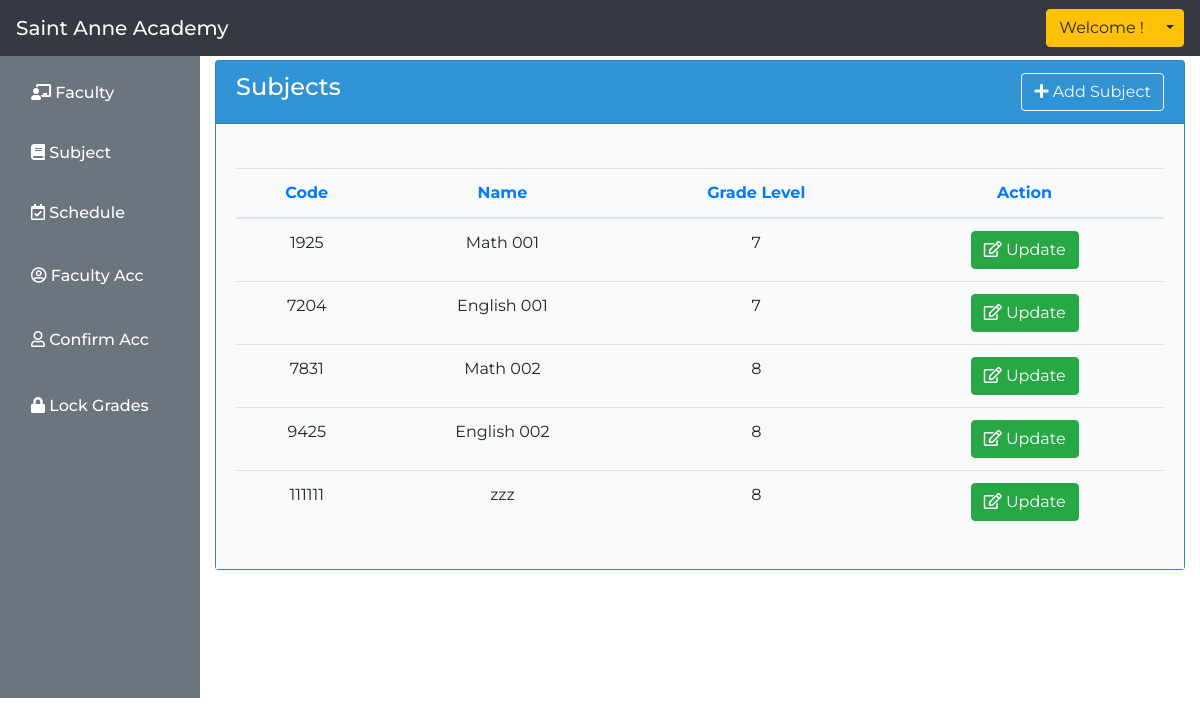
The page /admin/manage_subject.php on the database as committed earlier.
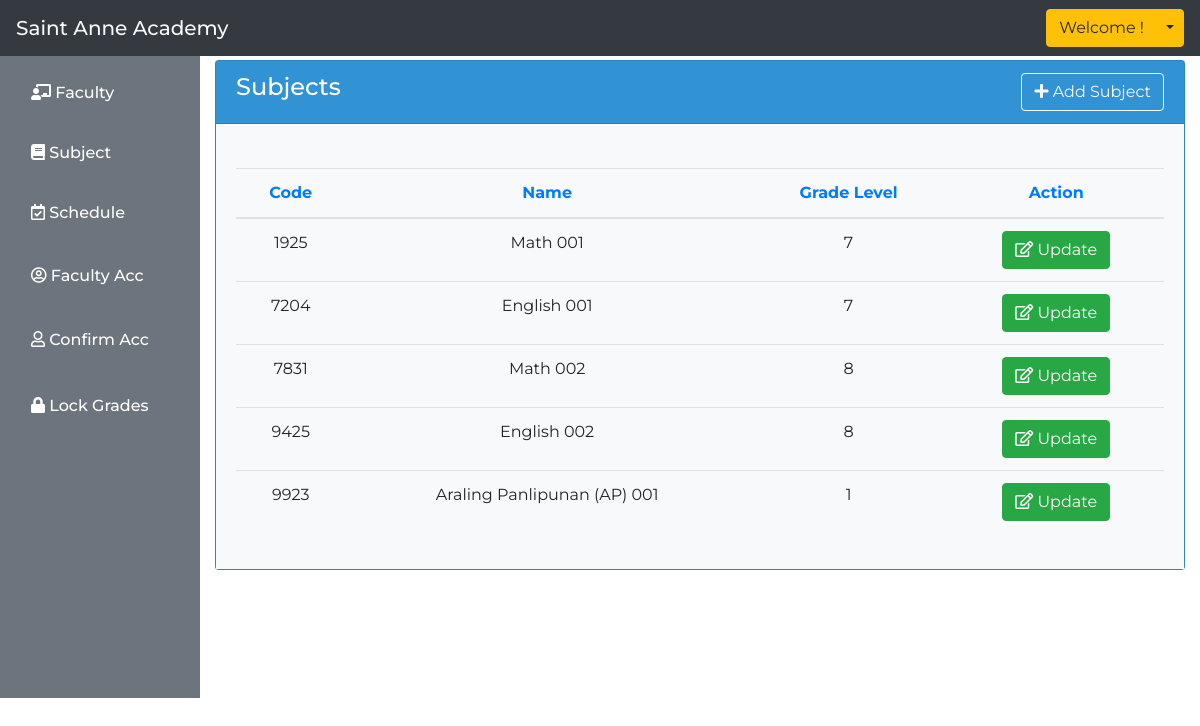
The same page on the database as committed later.
### tables this page shows
CREATE TABLE `subject` (
  `subject_id` int(11) NOT NULL,
  `subject_code` varchar(50) NOT NULL,
  `subject_name` varchar(255) NOT NULL,
  `grade_level` varchar(255) NOT NULL
);

### admin/manage_subject.php (the view, shortened to what this page needs)
<?php require 'layouts/admin_header.php'; ?>
<div class="float-right col-10" style="margin: 0 auto; margin-top: 5%;">
        <div class="card mb-3" style="max-width: col-9; background:#3498DB;">
            <div class="card-header">
                <div class="row">
                    <div class="col-6">
                        <h4 class="text-white">Subjects</h4>
                    </div>
                    <div class="col-6">
                        <button type="button" class="btn btn-outline-light float-right" data-toggle="modal" data-target="#exampleModalCenter">
                            <i class="fas fa-plus"></i> Add Subject
                        </button>
                    </div>
                </div>
            </div>
                <div class="card-body bg-light text-dark">
                    <table class="table mt-4" style="text-align: center;">
                        <thead>
                            <tr>
                                <th class="text-primary" scope="col">Code</th>
                                <th class="text-primary" scope="col">Name</th>
                                <th class="text-primary" scope="col">Grade Level</th>
                                <th class="text-primary" scope="col">Action</th>
                            </tr>
                        </thead>
                        <tbody>
                            <?php
                                $con = mysqli_connect("localhost","root","","enrollment");
                                $sql = "SELECT * FROM subject";
                                $result = mysqli_query($con, $sql);
                                while($row = mysqli_fetch_array($result)){
                            ?>
                            <tr>
                                <td><?php echo $row['subject_code']; ?></td>
                                <td><?php echo $row['subject_name']; ?></td>
                                <td><?php echo $row['grade_level']; ?></td>
                                <td>
                                    <button type="button" class="btn btn-success" data-toggle="modal" data-target="#update<?php echo $row['subject_id']; ?>">
                                        <i class="far fa-edit"></i> Update
                                    </button>
                                </td>
                            </tr>
                            <?php
                                }
                            ?>
                        </tbody>
                    </table>
                </div>
            </div>
        </div>
<?php require 'layouts/admin_footer.php'; ?>

Rows that differ between the two databases and show on the page:
removed subject: subject_code "111111", subject_name "zzz", grade_level "8"
added subject: subject_code "9923", subject_name "Araling Panlipunan (AP) 001", grade_level "1"
